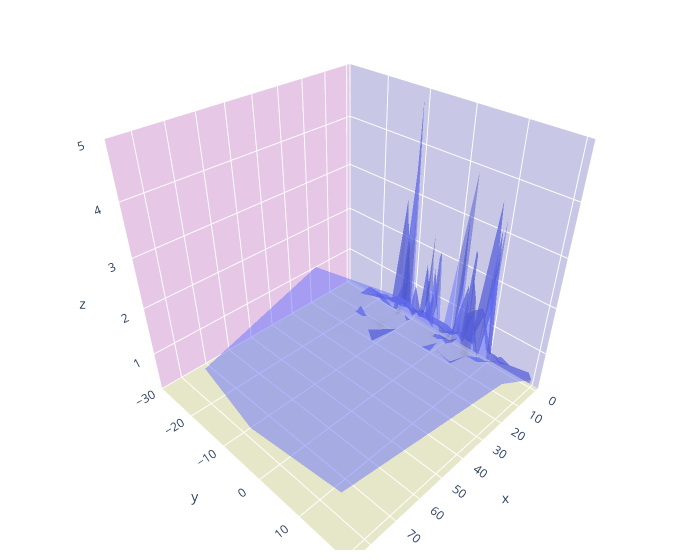

Write notebook code for a chart like this one.
### Code cell
den.draw(df)

### Figure 1 — Plotly figure (JSON) as saved in the notebook; plotly's stock layout.template omitted (floating-point values rounded to 4 significant figures; data arrays with more than 128 entries replaced by an {"elided": "..."} marker saying what was removed)
{"data": [{"opacity": 0.5, "type": "mesh3d", "x": {"elided": "280 int values"}, "y": {"elided": "280 float values"}, "z": {"elided": "280 float values"}}], "layout": {"margin": {"b": 10, "l": 10, "r": 10, "t": 10}, "scene": {"xaxis": {"backgroundcolor": "rgb(200, 200, 230)", "gridcolor": "white", "showbackground": true, "zerolinecolor": "white"}, "yaxis": {"backgroundcolor": "rgb(230, 200,230)", "gridcolor": "white", "range": [-30.0, 21.25], "showbackground": true, "zerolinecolor": "white"}, "zaxis": {"backgroundcolor": "rgb(230, 230,200)", "gridcolor": "white", "showbackground": true, "zerolinecolor": "white"}}, "width": 700}}
